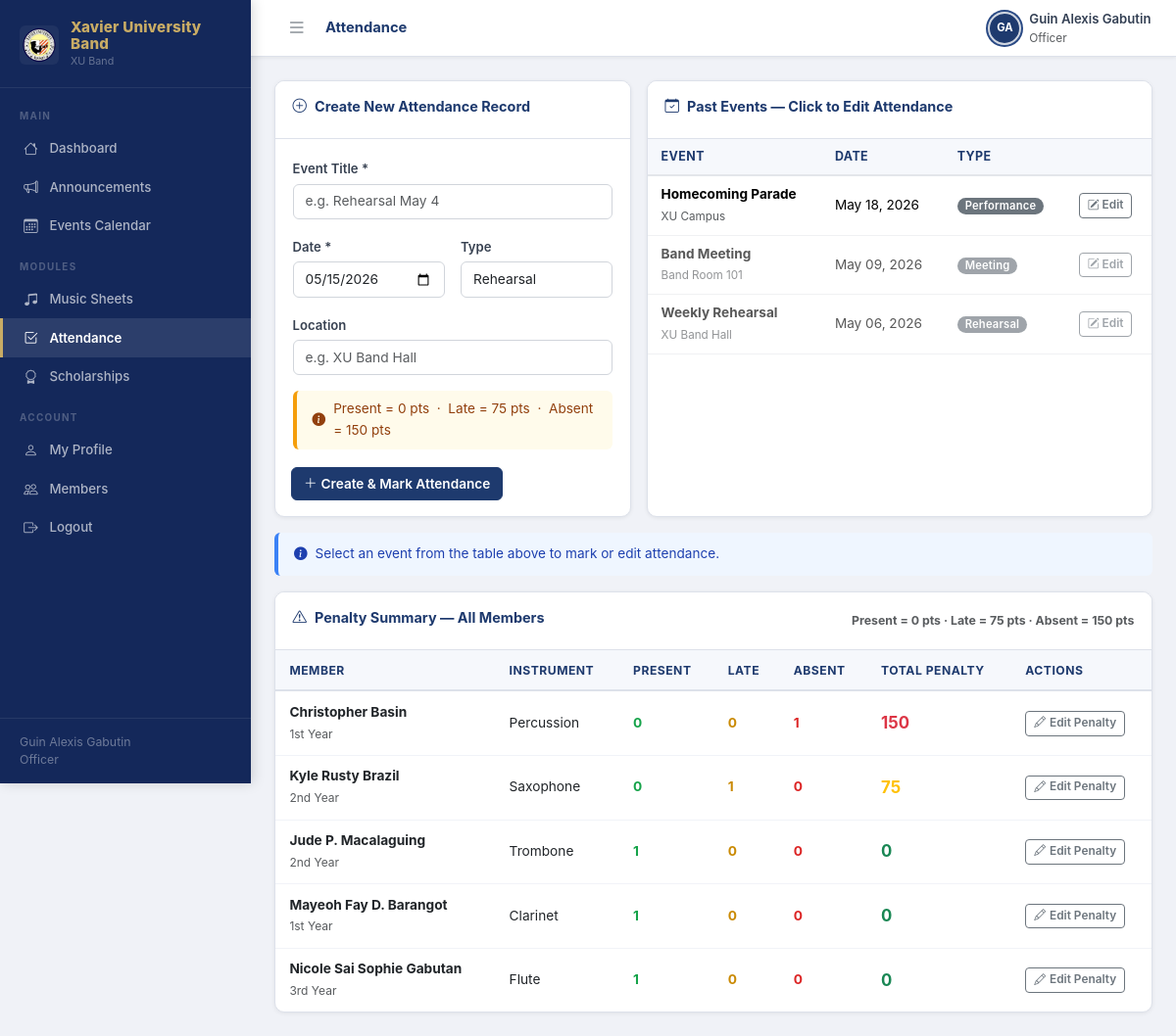
Screenshot of /attendance.php (signed in) with the database file from the repository.
### tables this page shows
CREATE TABLE IF NOT EXISTS events (
    id INT AUTO_INCREMENT PRIMARY KEY,
    title VARCHAR(200) NOT NULL,
    type ENUM('rehearsal','performance','meeting','competition','other') NOT NULL DEFAULT 'rehearsal',
    event_date DATE NOT NULL,
    event_time TIME DEFAULT NULL,
    location VARCHAR(200) DEFAULT NULL,
    description TEXT DEFAULT NULL,
    created_by INT NOT NULL,
    created_at DATETIME NOT NULL DEFAULT CURRENT_TIMESTAMP,
    FOREIGN KEY (created_by) REFERENCES users(id) ON DELETE CASCADE
);

CREATE TABLE IF NOT EXISTS users (
    id INT AUTO_INCREMENT PRIMARY KEY,
    name VARCHAR(100) NOT NULL,
    email VARCHAR(150) NOT NULL UNIQUE,
    password_hash VARCHAR(255) NOT NULL,
    role ENUM('moderator','officer','member') NOT NULL DEFAULT 'member',
    instrument VARCHAR(100) DEFAULT NULL,
    year_level VARCHAR(20) DEFAULT NULL,
    student_id VARCHAR(50) DEFAULT NULL,
    contact_number VARCHAR(20) DEFAULT NULL,
    status ENUM('active','inactive') NOT NULL DEFAULT 'active',
    profile_notes TEXT DEFAULT NULL,
    avatar_path VARCHAR(255) DEFAULT NULL,
    scholarship_status ENUM('Not Scholar','Half Scholar','Full Scholar') NOT NULL DEFAULT 'Not Scholar',
    created_at DATETIME NOT NULL DEFAULT CURRENT_TIMESTAMP,
    updated_at DATETIME NOT NULL DEFAULT CURRENT_TIMESTAMP ON UPDATE CURRENT_TIMESTAMP
);

### includes/auth.php (called while the page is built, shortened)
<?php
require_once __DIR__ . '/db.php';
function isLoggedIn(): bool {
    return !empty($_SESSION['user_id']);
}
function currentUser(): ?array {
    return [
        'id'    => $_SESSION['user_id'],
        'name'  => $_SESSION['user_name'],
        'role'  => $_SESSION['user_role'],
        'email' => $_SESSION['user_email'],
    ];
}

### includes/db.php (called while the page is built, shortened)
<?php
function getDB(): PDO {
    static $pdo = null;
    if ($pdo === null) {
        $host = DB_HOST === 'localhost' ? '127.0.0.1' : DB_HOST;
        $dsn = 'mysql:host=' . $host . ';port=' . DB_PORT . ';dbname=' . DB_NAME . ';charset=utf8mb4';
        try {
            $pdo = new PDO($dsn, DB_USER, DB_PASS, [
                PDO::ATTR_ERRMODE            => PDO::ERRMODE_EXCEPTION,
                PDO::ATTR_DEFAULT_FETCH_MODE => PDO::FETCH_ASSOC,
                PDO::ATTR_EMULATE_PREPARES   => false,
                PDO::ATTR_TIMEOUT            => 10,
            ]);
        } catch (PDOException $e) {
            http_response_code(500);
            die(json_encode(['error' => 'Database connection failed: ' . $e->getMessage()]));
        }
    }
    return $pdo;
}
function dbQuery(string $sql, array $params = []): array {
    $stmt = getDB()->prepare($sql);
    $stmt->execute($params);
    return $stmt->fetchAll();
}

### includes/helpers.php (called while the page is built, shortened)
<?php
function h(mixed $val): string {
    return htmlspecialchars((string)$val, ENT_QUOTES | ENT_HTML5, 'UTF-8');
}
function formatDate(string $date, string $format = 'M d, Y'): string {
    return (new DateTime($date))->format($format);
}
function penaltyClass(int $points): string {
    if ($points === 0)   return 'text-success';
    if ($points <= 75)   return 'text-warning';
    return 'text-danger';
}
function penaltyColor(float $points): string {
    return penaltyClass((int)$points);
}

### public/attendance.php (the view, shortened to what this page needs)
<?php
require_once __DIR__ . '/../includes/auth.php';
require_once __DIR__ . '/../includes/db.php';
require_once __DIR__ . '/../includes/helpers.php';
require_once __DIR__ . '/../includes/layout.php';
$user = currentUser();
$selectedEvent = (int)($_GET['event_id'] ?? 0);
$events = dbQuery('SELECT * FROM events ORDER BY event_date DESC');
$members   = [];
$eventData = null;
$penaltySummary = [];
if (isOfficer()) {
    $penaltySummary = dbQuery(
        'SELECT u.id, u.name, u.instrument, u.year_level,
            COALESCE(ps.total_points,0) AS total_points,
            (SELECT COUNT(*) FROM attendance WHERE user_id=u.id AND status="present") AS presents,
            (SELECT COUNT(*) FROM attendance WHERE user_id=u.id AND status="absent")  AS absents,
            (SELECT COUNT(*) FROM attendance WHERE user_id=u.id AND status="late")    AS lates
         FROM users u
         LEFT JOIN penalty_summary ps ON ps.user_id=u.id
         WHERE u.role="member" AND u.status="active"
         ORDER BY ps.total_points DESC, u.name'
    );
}
$myPenalty = null;
?>
<?php if ($user['role'] === 'member'): ?>
<div class="stats-grid" style="grid-template-columns:repeat(4,1fr)">
  <div class="stat-card">
    <div class="stat-icon"><i class="bi bi-check2-circle"></i></div>
    <div><div class="stat-value text-green"><?= $myPenalty['presents']??0 ?></div><div class="stat-label">Present</div></div>
  </div>
  <div class="stat-card">
    <div class="stat-icon"><i class="bi bi-x-circle"></i></div>
    <div><div class="stat-value text-red"><?= $myPenalty['absents']??0 ?></div><div class="stat-label">Absent</div></div>
  </div>
  <div class="stat-card">
    <div class="stat-icon"><i class="bi bi-clock-history"></i></div>
    <div><div class="stat-value text-yellow"><?= $myPenalty['lates']??0 ?></div><div class="stat-label">Late</div></div>
  </div>
  <div class="stat-card">
    <div class="stat-icon gold"><i class="bi bi-exclamation-triangle"></i></div>
    <div>
      <div class="stat-value <?= penaltyColor((float)($myPenalty['total_points']??0)) ?>"><?= $myPenalty['total_points']??0 ?></div>
      <div class="stat-label">Total Penalty</div>
    </div>
  </div>
</div>
<div class="card">
  <div class="card-header">
    <span class="card-title"><i class="bi bi-list-check me-2"></i>My Attendance History</span>
  </div>
  <?php if (empty($myHistory)): ?>
  <div class="empty-state"><div class="empty-icon"><i class="bi bi-clipboard-x"></i></div><p>No attendance records yet.</p></div>
  <?php else: ?>
  <div class="table-wrap">
    <table>
      <thead><tr><th>Event</th><th>Date</th><th>Status</th><th>Penalty Points</th></tr></thead>
      <tbody>
        <?php foreach ($myHistory as $r): ?>
        <tr>
          <td><?= h($r['event_title']) ?></td>
          <td class="small"><?= formatDate($r['event_date']) ?></td>
          <td><?= statusBadge($r['status']) ?></td>
          <td class="<?= penaltyColor((float)$r['penalty_points']) ?> fw-bold"><?= $r['penalty_points'] ?></td>
        </tr>
        <?php endforeach; ?>
      </tbody>
    </table>
  </div>
  <?php endif; ?>
</div>
<?php else: ?>
<div class="row g-3 mb-3">
  <div class="col-md-5">
    <div class="card h-100">
      <div class="card-header">
        <span class="card-title"><i class="bi bi-plus-circle me-2"></i>Create New Attendance Record</span>
      </div>
      <form method="POST">
        <div class="card-body">
          <div class="mb-3">
            <label class="form-label">Event Title *</label>
            <input name="title" class="form-control" placeholder="e.g. Rehearsal May 4" required>
          </div>
          <div class="row g-3">
            <div class="col-md-6">
              <label class="form-label">Date *</label>
              <input name="event_date" type="date" class="form-control" value="<?= date('Y-m-d') ?>" required>
            </div>
            <div class="col-md-6">
              <label class="form-label">Type</label>
              <select name="type" class="form-control">
                <option value="rehearsal">Rehearsal</option>
              </select>
            </div>
          </div>
          <div class="mt-3">
            <label class="form-label">Location</label>
            <input name="location" class="form-control" placeholder="e.g. XU Band Hall">
          </div>
          <div class="alert alert-warning d-flex align-items-center gap-2 mt-3 mb-0 py-2 small">
            <i class="bi bi-info-circle-fill"></i>
            Present = 0 pts &nbsp;&middot;&nbsp; Late = 75 pts &nbsp;&middot;&nbsp; Absent = 150 pts
          </div>
        </div>
        <div class="p-3 pt-0">
          <button type="submit" class="btn btn-primary">
            <i class="bi bi-plus-lg me-1"></i>Create &amp; Mark Attendance
          </button>
        </div>
      </form>
    </div>
  </div>
  <div class="col-md-7">
    <div class="card h-100">
      <div class="card-header">
        <span class="card-title"><i class="bi bi-calendar-check me-2"></i>Past Events — Click to Edit Attendance</span>
      </div>
      <?php if (!$events): ?>
      <div class="empty-state p-3"><p>No events yet. Create one first.</p></div>
      <?php else: ?>
      <div style="max-height:280px;overflow-y:auto">
        <table class="table table-hover mb-0" style="font-size:.85rem">
          <thead style="position:sticky;top:0;background:#f8f9fa;z-index:1">
            <tr>
              <th style="padding:.5rem .85rem;font-size:.78rem;text-transform:uppercase;letter-spacing:.4px;color:var(--xu-navy);border-bottom:2px solid #e3e6ea">Event</th>
              <th style="padding:.5rem .85rem;font-size:.78rem;text-transform:uppercase;letter-spacing:.4px;color:var(--xu-navy);border-bottom:2px solid #e3e6ea">Date</th>
              <th style="padding:.5rem .85rem;font-size:.78rem;text-transform:uppercase;letter-spacing:.4px;color:var(--xu-navy);border-bottom:2px solid #e3e6ea">Type</th>
              <th style="padding:.5rem .85rem;font-size:.78rem;text-transform:uppercase;letter-spacing:.4px;color:var(--xu-navy);border-bottom:2px solid #e3e6ea"></th>
            </tr>
          </thead>
          <tbody>
            <?php foreach ($events as $ev):
              $isPast = strtotime($ev['event_date']) < strtotime(date('Y-m-d'));
            ?>
            <tr class="<?= $selectedEvent===$ev['id'] ? 'table-primary' : '' ?>"
                style="<?= $isPast ? 'opacity:.65' : '' ?>">
              <td style="padding:.5rem .85rem;border-bottom:1px solid #f0f1f3;vertical-align:middle">
                <strong><?= h($ev['title']) ?></strong>
                <?= $ev['location'] ? '<br><span class="text-muted" style="font-size:.73rem">'.h($ev['location']).'</span>' : '' ?>
              </td>
              <td style="padding:.5rem .85rem;border-bottom:1px solid #f0f1f3;vertical-align:middle;white-space:nowrap">
                <?= formatDate($ev['event_date']) ?>
              </td>
              <td style="padding:.5rem .85rem;border-bottom:1px solid #f0f1f3;vertical-align:middle">
                <span class="badge bg-secondary"><?= h(ucfirst($ev['type'])) ?></span>
              </td>
              <td style="padding:.5rem .85rem;border-bottom:1px solid #f0f1f3;vertical-align:middle">
                <a href="?event_id=<?= $ev['id'] ?>" class="btn btn-xs <?= $selectedEvent===$ev['id'] ? 'btn-primary' : 'btn-outline-secondary' ?>">
                  <i class="bi bi-<?= $selectedEvent===$ev['id'] ? 'check2-square' : 'pencil-square' ?>"></i>
                  <?= $selectedEvent===$ev['id'] ? 'Editing' : 'Edit' ?>
                </a>
              </td>
            </tr>
            <?php endforeach; ?>
          </tbody>
        </table>
      </div>
      <?php endif; ?>
    </div>
  </div>
</div>
<?php if ($selectedEvent && $eventData): ?>
<div class="card mb-4">
  <div class="card-header d-flex justify-content-between align-items-center flex-wrap gap-2">
    <span class="card-title">
      <i class="bi bi-check2-square me-2"></i>Mark Attendance — <?= h($eventData['title']) ?>
    </span>
    <div class="d-flex align-items-center gap-2">
      <span class="text-muted small">
        <?= formatDate($eventData['event_date']) ?>
        <?= $eventData['location'] ? ' · '.h($eventData['location']) : '' ?>
      </span>
      <a href="/attendance.php" class="btn btn-sm btn-outline-secondary">
        <i class="bi bi-x-lg"></i> Close
      </a>
    </div>
  </div>
  <form method="POST">
    <input type="hidden" name="action" value="bulk_save">
    <input type="hidden" name="event_id" value="<?= $selectedEvent ?>">
    <div class="table-wrap">
      <table>
        <thead>
          <tr>
            <th>Member</th><th>Instrument</th><th>Year</th>
            <th>
              Status
              <div class="d-flex gap-1 mt-1">
                <button type="button" class="btn btn-xs btn-outline-secondary" onclick="setAllStatus('present')">All Present</button>
                <button type="button" class="btn btn-xs btn-outline-warning" onclick="setAllStatus('late')">All Late</button>
                <button type="button" class="btn btn-xs btn-outline-danger" onclick="setAllStatus('absent')">All Absent</button>
              </div>
            </th>
            <th>Penalty Preview</th>
          </tr>
        </thead>
        <tbody>
          <?php foreach ($members as $m): ?>
          <tr>
            <td><strong><?= h($m['name']) ?></strong></td>
            <td><?= h($m['instrument']??'—') ?></td>
            <td class="small text-muted"><?= h($m['year_level']??'—') ?></td>
            <td>
              <select name="status[<?= $m['id'] ?>]" class="form-control att-status-sel" style="width:120px"
                id="sel_<?= $m['id'] ?>" data-uid="<?= $m['id'] ?>" onchange="updatePts(<?= $m['id'] ?>)">
                <?php foreach (['present','late','absent'] as $st): ?>
                <option value="<?= $st ?>" <?= ($m['att_status']===$st)?'selected':'' ?>><?= ucfirst($st) ?></option>
                <?php endforeach; ?>
              </select>
            </td>
            <td>
              <span id="pts_<?= $m['id'] ?>" class="fw-bold <?= penaltyColor((float)$m['att_penalty']) ?>">
                <?= $m['att_penalty'] ?>
              </span> pts
            </td>
          </tr>
          <?php endforeach; ?>
          <?php if (!$members): ?>
          <tr><td colspan="5"><div class="empty-state p-3"><p>No active members.</p></div></td></tr>
          <?php endif; ?>
        </tbody>
      </table>
    </div>
    <?php if ($members): ?>
    <div class="p-3">
      <button type="submit" class="btn btn-primary">
        <i class="bi bi-floppy me-1"></i>Save Attendance &amp; Compute Penalties
      </button>
    </div>
    <?php endif; ?>
  </form>
</div>
<?php elseif (!$selectedEvent): ?>
<div class="alert alert-info d-flex align-items-center gap-2">
  <i class="bi bi-info-circle-fill"></i>
  Select an event from the table above to mark or edit attendance.
</div>
<?php endif; ?>
<div class="card">
  <div class="card-header d-flex justify-content-between align-items-center">
    <span class="card-title">
      <i class="bi bi-exclamation-triangle me-2"></i>Penalty Summary — All Members
    </span>
    <span class="text-muted small">Present = 0 pts &middot; Late = 75 pts &middot; Absent = 150 pts</span>
  </div>
  <div class="table-wrap">
    <table>
      <thead>
        <tr><th>Member</th><th>Instrument</th><th>Present</th><th>Late</th><th>Absent</th><th>Total Penalty</th><th>Actions</th></tr>
      </thead>
      <tbody>
        <?php foreach ($penaltySummary as $p): ?>
        <tr>
          <td>
            <strong><?= h($p['name']) ?></strong>
            <?php if($p['year_level']):?><br><span class="text-muted" style="font-size:.75rem"><?= h($p['year_level']) ?></span><?php endif; ?>
          </td>
          <td><?= h($p['instrument']??'—') ?></td>
          <td class="text-green fw-bold"><?= $p['presents'] ?></td>
          <td class="text-yellow fw-bold"><?= $p['lates'] ?></td>
          <td class="text-red fw-bold"><?= $p['absents'] ?></td>
          <td>
            <span class="fw-bold <?= penaltyColor((float)$p['total_points']) ?>" style="font-size:1.05rem">
              <?= $p['total_points'] ?>
            </span>
          </td>
          <td>
            <button class="btn btn-xs btn-outline-secondary"
                    onclick="openEditPenalty(<?= $p['id'] ?>, <?= h(json_encode($p['name'])) ?>)">
              <i class="bi bi-pencil me-1"></i>Edit Penalty
            </button>
          </td>
        </tr>
        <?php endforeach; ?>
      </tbody>
    </table>
  </div>
</div>
<?php endif; ?>

### rows the page displays
events: title "Homecoming Parade", location "XU Campus", event_date "May 18, 2026", type "Performance", shows "Edit"
events: title "Band Meeting", location "Band Room 101", event_date "May 09, 2026", type "Meeting", shows "Edit"
events: title "Weekly Rehearsal", location "XU Band Hall", event_date "May 06, 2026", type "Rehearsal", shows "Edit"
users: name "Christopher Basin", year_level "1st Year", instrument "Percussion", presents "0", lates "0", absents "1", total_points "150"
users: name "Kyle Rusty Brazil", year_level "2nd Year", instrument "Saxophone", presents "0", lates "1", absents "0", total_points "75"
users: name "Jude P. Macalaguing", year_level "2nd Year", instrument "Trombone", presents "1", lates "0", absents "0", total_points "0"
users: name "Mayeoh Fay D. Barangot", year_level "1st Year", instrument "Clarinet", presents "1", lates "0", absents "0", total_points "0"
users: name "Nicole Sai Sophie Gabutan", year_level "3rd Year", instrument "Flute", presents "1", lates "0", absents "0", total_points "0"

### other values shown
$user['name'] "Guin Alexis Gabutin"
$role "Officer"
$title "Attendance"
$initials "GA"
